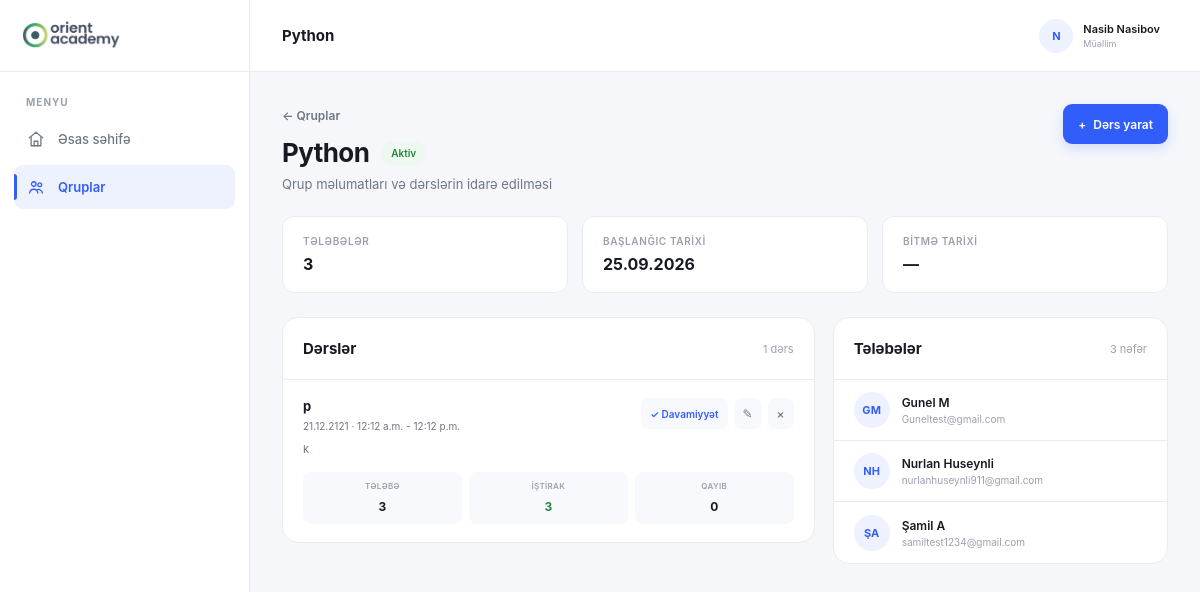
Screenshot of /groups/2/ (signed in) with the database file from the repository.
### dashboard/models.py (models this page shows, shortened)
class Group(models.Model):
    name = models.CharField(
        max_length=100
    )
    teacher = models.ForeignKey(
        User,
        on_delete=models.CASCADE,
        related_name="teaching_groups"
    )
    start_date = models.DateField()
    end_date = models.DateField(
        null=True,
        blank=True
    )
    created_at = models.DateTimeField(
        auto_now_add=True
    )
    is_active = models.BooleanField(
        default=True
    )
    class Meta:
        ordering = ["-created_at"]

class Lesson(models.Model):
    group = models.ForeignKey(
        Group,
        on_delete=models.CASCADE,
        related_name="lessons"
    )
    title = models.CharField(
        max_length=200
    )
    description = models.TextField(
        blank=True
    )
    lesson_date = models.DateField()
    start_time = models.TimeField(
        null=True,
        blank=True
    )
    end_time = models.TimeField(
        null=True,
        blank=True
    )
    created_at = models.DateTimeField(
        auto_now_add=True
    )
    class Meta:
        ordering = ["-lesson_date", "-start_time"]

class Student(models.Model):
    first_name = models.CharField(
        max_length=100
    )
    last_name = models.CharField(
        max_length=100
    )
    email = models.EmailField(
        blank=True
    )
    phone = models.CharField(
        max_length=30,
        blank=True
    )
    groups = models.ManyToManyField(
        Group,
        related_name="students",
        blank=True
    )
    created_at = models.DateTimeField(
        auto_now_add=True
    )
    is_active = models.BooleanField(
        default=True
    )
    class Meta:
        ordering = ["first_name", "last_name"]

### dashboard/views.py (the view)
# urls.py: path("groups/<int:group_id>/", group_detail, name="group_detail"),
@login_required
def group_detail(request, group_id):
    group = Group.objects.filter(
        id=group_id,
        teacher=request.user
    ).prefetch_related(
        "students",
        "lessons__attendances"
    ).first()
    if group is None:
        return redirect("groups")
    students = group.students.all()
    lessons = group.lessons.all()
    for lesson in lessons:
        lesson.total_students = students.count()
        lesson.present_count = lesson.attendances.filter(
            status="present"
        ).count()
        lesson.absent_count = lesson.attendances.filter(
            status="absent"
        ).count()
    return render(
        request,
        "group_detail.html",
        {
            "group": group,
            "students": students,
            "lessons": lessons,
        }
    )

### templates/group_detail.html (shortened to what this page needs)
{% extends "base.html" %}
{% block page_title %}
    {{ group.name }}
{% endblock %}
{% block content %}
<div class="group-header">
    <div class="group-heading">
        <a
            href="{% url 'groups' %}"
            class="back-link"
        >
            ← Qruplar
        </a>
        <div class="group-heading-top">
            <h1>
                {{ group.name }}
            </h1>
            {% if group.is_active %}
                <span class="group-status active">
                    Aktiv
                </span>
            {% else %}
                <span class="group-status closed">
                    Bağlanıb
                </span>
            {% endif %}
        </div>
        <p>
            Qrup məlumatları və dərslərin idarə edilməsi
        </p>
    </div>
    <div class="group-header-action">
        <a
            href="{% url 'lesson_create' group.id %}"
            class="primary-button"
        >
            <span>+</span>
            Dərs yarat
        </a>
    </div>
</div>
<div class="group-overview">
    <div class="overview-card">
        <span class="overview-label">
            Tələbələr
        </span>
        <div class="overview-value">
            {{ students.count }}
        </div>
    </div>
    <div class="overview-card">
        <span class="overview-label">
            Başlanğıc tarixi
        </span>
        <div class="overview-value">
            {{ group.start_date|date:"d.m.Y" }}
        </div>
    </div>
    <div class="overview-card">
        <span class="overview-label">
            Bitmə tarixi
        </span>
        <div class="overview-value">
            {% if group.end_date %}
                {{ group.end_date|date:"d.m.Y" }}
            {% else %}
                —
            {% endif %}
        </div>
    </div>
</div>
<div class="group-content">
    <div class="content-card">
        <div class="card-header">
            <h2>
                Dərslər
            </h2>
            <span>
                {{ lessons.count }} dərs
            </span>
        </div>
        {% if lessons %}
            <div class="lesson-list">
                {% for lesson in lessons %}
                    <div class="lesson-item">
                        <div class="lesson-top">
                            <div class="lesson-info">
                                <h3>
                                    {{ lesson.title }}
                                </h3>
                                <div class="lesson-meta">
                                    {{ lesson.lesson_date|date:"d.m.Y" }}
                                    {% if lesson.start_time %}
                                        · {{ lesson.start_time }}
                                        {% if lesson.end_time %}
                                            - {{ lesson.end_time }}
                                        {% endif %}
                                    {% endif %}
                                </div>
                            </div>
                            <div class="lesson-actions">
                                <a
                                    href="{% url 'attendance' lesson.id %}"
                                    class="lesson-action attendance"
                                    title="Davamiyyətə bax və dəyiş"
                                >
                                    ✓ Davamiyyət
                                </a>
                                <a
                                    href="{% url 'lesson_edit' lesson.id %}"
                                    class="lesson-action"
                                    title="Dərsi redaktə et"
                                >
                                    ✎
                                </a>
                                <a
                                    href="{% url 'lesson_delete' lesson.id %}"
                                    class="lesson-action delete"
                                    title="Dərsi sil"
                                >
                                    ×
                                </a>
                            </div>
                        </div>
                        {% if lesson.description %}
                            <div class="lesson-description">
                                {{ lesson.description }}
                            </div>
                        {% endif %}
                        <div class="attendance-summary">
                            <div class="attendance-item">
                                <span>
                                    Tələbə
                                </span>
                                <strong>
                                    {{ lesson.total_students }}
                                </strong>
                            </div>
                            <div class="attendance-item present">
                                <span>
                                    İştirak
                                </span>
                                <strong>
                                    {{ lesson.present_count }}
                                </strong>
                            </div>
                            <div class="attendance-item absent">
                                <span>
                                    Qayıb
                                </span>
                                <strong>
                                    {{ lesson.absent_count }}
                                </strong>
                            </div>
                        </div>
                    </div>
                {% endfor %}
            </div>
        {% endif %}
    </div>
    <div class="content-card">
        <div class="card-header">
            <h2>
                Tələbələr
            </h2>
            <span>
                {{ students.count }} nəfər
            </span>
        </div>
        {% if students %}
            <div class="students-list">
                {% for student in students %}
                    <div class="student-row">
                        <div class="student-avatar">
                            {{ student.first_name|first|upper }}{{ student.last_name|first|upper }}
                        </div>
                        <div class="student-info">
                            <div class="student-name">
                                {{ student.first_name }}
                                {{ student.last_name }}
                            </div>
                            <div class="student-contact">
                                {% if student.email %}
                                    {{ student.email }}
                                {% elif student.phone %}
                                    {{ student.phone }}
                                {% else %}
                                    Əlaqə məlumatı yoxdur
                                {% endif %}
                            </div>
                        </div>
                    </div>
                {% endfor %}
            </div>
        {% endif %}
    </div>
</div>
{% endblock %}

### templates/base.html (shortened to what this page needs)
{% load static %}
<!DOCTYPE html>
<html lang="az">
<head>
    <link
        rel="stylesheet"
        href="{% static 'dashboard/css/base.css' %}"
    >
</head>
<body>
    <div class="app">
        <aside
            class="sidebar"
            id="sidebar"
        >
            <div class="sidebar-top">
                <a
                    href="{% url 'dashboard_home' %}"
                    class="brand"
                >
                    <div class="brand-logo">
                    <img
                        src="{% static 'dashboard/images/orient-meta.png' %}"
                        alt="Orient Academy"
                    >
                </div>
                </a>
            </div>
            <nav class="navigation">
                <div class="nav-section">
                    <span class="nav-label">
                        MENYU
                    </span>
                    <a
                        href="{% url 'dashboard_home' %}"
                        class="nav-link {% if request.resolver_match.url_name == 'dashboard_home' %}active{% endif %}"
                    >
                        <span class="nav-icon">
                            <svg
                                viewBox="0 0 24 24"
                                aria-hidden="true"
                            >
                                <path d="M3 10.5L12 3l9 7.5"></path>
                                <path d="M5.5 9.5V21h13V9.5"></path>
                                <path d="M9.5 21v-6h5v6"></path>
                            </svg>
                        </span>
                        <span>
                            Əsas səhifə
                        </span>
                    </a>
                    <a
                        href="{% url 'groups' %}"
                        class="nav-link {% if request.resolver_match.url_name == 'groups' or request.resolver_match.url_name == 'group_detail' %}active{% endif %}"
                    >
                        <span class="nav-icon">
                            <svg
                                viewBox="0 0 24 24"
                                aria-hidden="true"
                            >
                                <circle
                                    cx="9"
                                    cy="8"
                                    r="3"
                                ></circle>
                                <circle
                                    cx="17"
                                    cy="9"
                                    r="2.5"
                                ></circle>
                                <path
                                    d="M3.5 20c.5-3.4 2.4-5 5.5-5s5 1.6 5.5 5"
                                ></path>
                                <path
                                    d="M14 15.5c2.8-.8 5.5.5 6.5 4.5"
                                ></path>
                            </svg>
                        </span>
                        <span>
                            Qruplar
                        </span>
                    </a>
                </div>
            </nav>
        </aside>
        <main class="main">
            <header class="topbar">
                <div class="topbar-title">
                    {% block page_title %}{% endblock %}
                </div>
                <a
                    href="{% url 'profile' %}"
                    class="topbar-profile"
                >
                    <div class="topbar-avatar">
                        {{ user.first_name|first|default:user.username|first|upper }}
                    </div>
                    <div class="topbar-user">
                        <strong>
                            {% if user.first_name or user.last_name %}
                                {{ user.first_name }}
                                {{ user.last_name }}
                            {% else %}
                                {{ user.username }}
                            {% endif %}
                        </strong>
                        <span>
                            Müəllim
                        </span>
                    </div>
                </a>
            </header>
            <section class="content">
                <div class="page-container">
                    {% block content %}
                    {% endblock %}
                </div>
            </section>
        </main>
    </div>
</body>
</html>

### rows the page displays
Group: name "Python", start_date "25.09.2026"
Lesson: title "p", lesson_date "21.12.2121", start_time "12:12 a.m.", end_time "12:12 p.m.", description "k", total_students "3", present_count "3", absent_count "0"
Student: first_name|first "G", last_name|first "M", first_name "Gunel", last_name "M", email "Guneltest@gmail.com"
Student: first_name|first "N", last_name|first "H", first_name "Nurlan", last_name "Huseynli", email "nurlanhuseynli911@gmail.com"
Student: first_name|first "Ş", last_name|first "A", first_name "Şamil", last_name "A", email "samiltest1234@gmail.com"

### other values shown
{{ user.first_name|first|default:user.username|first|upper }} "N"
{{ user.first_name }} "Nasib"
{{ user.last_name }} "Nasibov"
{{ students.count }} "3"
{{ lessons.count }} "1"
